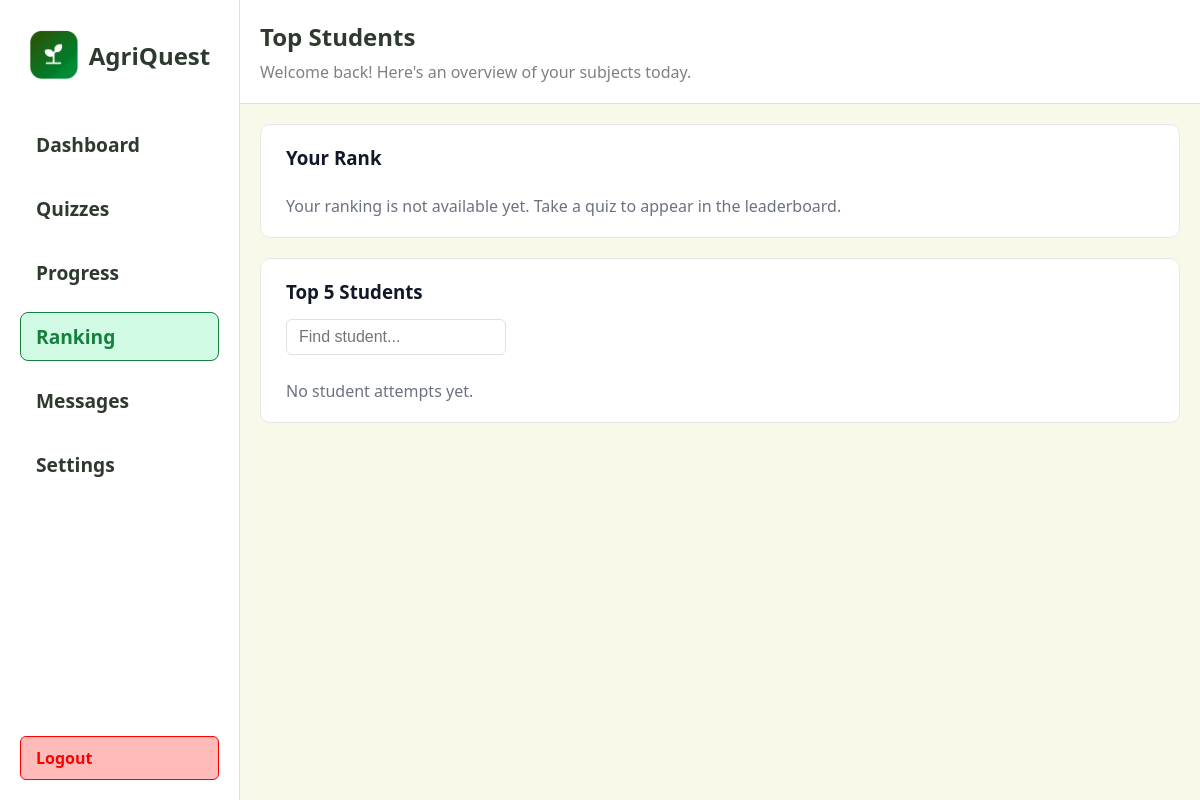
Before: /student/ranking with the older database file.
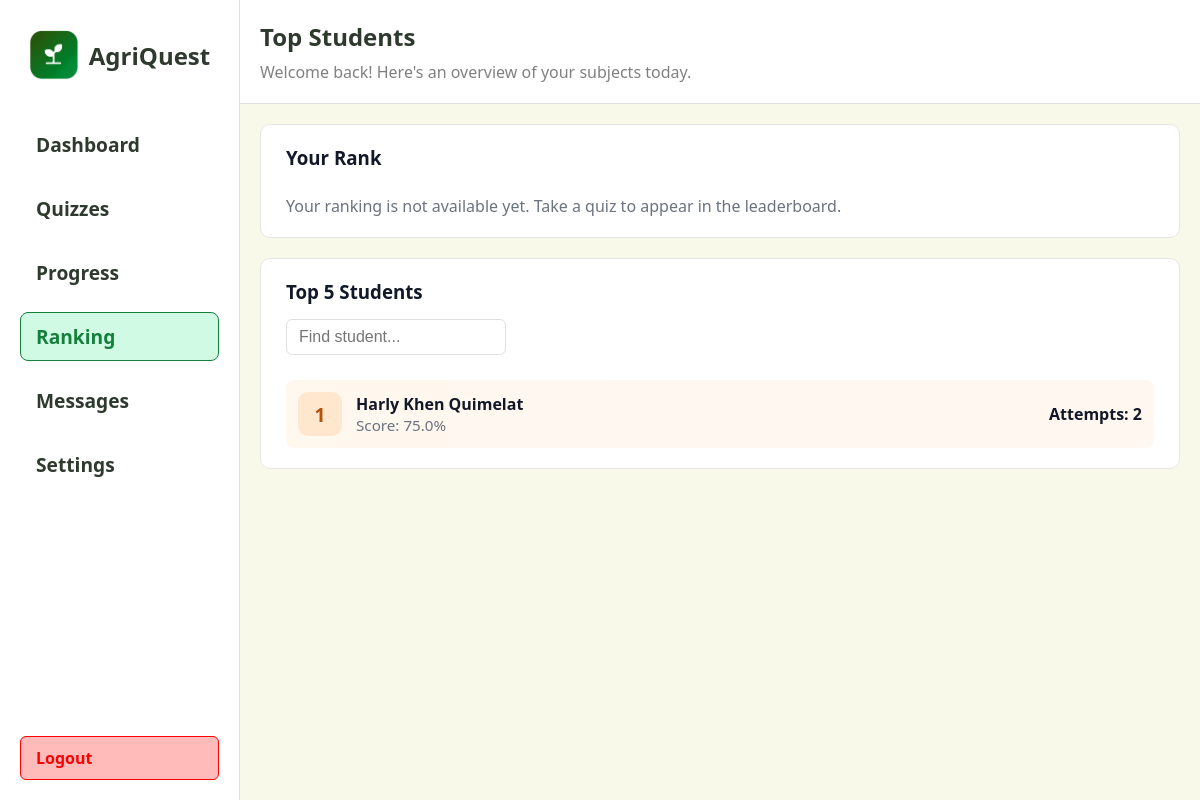
After: the same page with the newer database file.
### app/models.py (models this page shows, shortened)
class Student(db.Model):
	id = db.Column(db.Integer, primary_key=True)
	name = db.Column(db.String(100), nullable=False)
	email = db.Column(db.String(120), unique=True, nullable=False)
	password_hash = db.Column(db.String(128), nullable=False)
	daily_goal = db.Column(db.Integer, nullable=False, default=1)
	weekly_goal = db.Column(db.Integer, nullable=False, default=5)

### app/routes.py (the view)
@main.route("/student/ranking")
def student_ranking():
    student_id = session.get('student_id')
    try:
        averages = (
            db.session.query(
                Student.id.label('student_id'),
                Student.name.label('name'),
                func.avg(QuizAttempt.percent).label('avg_percent'),
                func.count(QuizAttempt.id).label('attempts_count'),
            )
            .join(QuizAttempt, QuizAttempt.student_id == Student.id)
            .filter(QuizAttempt.completed_at != None, QuizAttempt.percent != None)
            .group_by(Student.id)
            .order_by(func.avg(QuizAttempt.percent).desc())
            .all()
        )
        ranked = []
        last_score = None
        current_rank = 0
        dense_rank = 0
        for row in averages:
            avg = float(row.avg_percent) if row.avg_percent is not None else 0.0
            if last_score is None or avg != last_score:
                dense_rank = dense_rank + 1
            last_score = avg
            ranked.append({
                'rank': dense_rank,
                'student_id': row.student_id,
                'name': row.name,
                'avg_percent': round(avg, 1),
                'attempts_count': int(row.attempts_count),
            })
        current_student_rank = None
        current_student_avg = None
        if student_id:
            for s in ranked:
                if s['student_id'] == student_id:
                    current_student_rank = s['rank']
                    current_student_avg = s['avg_percent']
                    break
    except Exception:
        ranked = []
        current_student_rank = None
        current_student_avg = None
    current_student_name = None
    current_student_attempts = 0
    try:
        if student_id:
            s = Student.query.filter_by(id=student_id).first()
            if s:
                current_student_name = s.name
                current_student_attempts = (
                    QuizAttempt.query.filter(QuizAttempt.student_id == student_id, QuizAttempt.completed_at != None).count()
                )
    except Exception:
        current_student_name = current_student_name
        current_student_attempts = current_student_attempts
    top_students = ranked[:5]
    return render_template(
        "student/ranking.html",
        top_students=top_students,
        ranked_students=ranked,
        current_student_rank=current_student_rank,
        current_student_avg=current_student_avg,
        current_student_id=student_id,
        current_student_name=current_student_name,
        current_student_attempts=current_student_attempts,
    )

### app/templates/student/ranking.html (shortened to what this page needs)
<!DOCTYPE html>
<html lang="en">
  <head>
    <link rel="stylesheet" href="{{ url_for('static', filename='css/animations.css') }}" />
  </head>
  <body>
    <div class="left">
      {% include 'partials/student_sidebar.html' %}
    </div>
    <div class="right">
      <div class="header">
        <div class="header-title">
          <span style="font-size: 1.5rem; font-weight: 700; color: #2d3a2d"
            >Top Students</span
          >
          <span style="font-size: 1rem; color: grey"
            >Welcome back! Here's an overview of your subjects today.</span
          >
        </div>
      </div>
      <div class="section" style="width: 100%;">
        <div class="available-quizzes">
          <div style="display: flex; justify-content: space-between; align-items: center;">
            <h3 style="font-weight: 700; color: #111827;">Your Rank</h3>
          </div>
          {% if current_student_id and current_student_rank is not none %}
            <div style="background: #fff7f0; border-radius: 8px; padding: 12px; display: flex; align-items: center; gap: 14px; margin-top: 10px;">
              <div style="width: 44px; height: 44px; border-radius: 10px; background: #ffe7ce; display: flex; align-items: center; justify-content: center; font-size: 1.5rem; color: #b45309; font-weight:700;">
                <span style="font-size: 1.2rem; font-weight: bold;">{{ current_student_rank }}</span>
              </div>
              <div style="flex: 1;">
                <div style="font-weight: 700; color: #111827;">{{ current_student_name or 'You' }}</div>
                <div style="color: #6b7280; font-size: 0.95rem;">Score: {{ current_student_avg if current_student_avg is not none else '—' }}%</div>
              </div>
              <div style="text-align: right;">
                <div style="font-weight: 600; color: #111827;">Attempts: {{ current_student_attempts }}</div>
              </div>
            </div>
          {% else %}
            <div style="color:#6b7280; margin-top:10px;">Your ranking is not available yet. Take a quiz to appear in the leaderboard.</div>
          {% endif %}
        </div>
        <div class="available-quizzes" style="width: 100%;">
          <h3 style="font-weight: 700; color: #111827;">Top 5 Students</h3>
          <div style="display: flex; justify-content: space-between; align-items: center;">
            <input id="student-search" type="text" placeholder="Find student..." style="padding: 8px 12px; border-radius: 6px; border: 1px solid #e0e0e0; font-size: 1rem; width: 220px;" />
          </div>
          {% if top_students %}
            {% for s in top_students %}
              {% set top_class = ' top-' ~ s.rank if s.rank and s.rank <= 5 else '' %}
              <div class="student-card{{ top_class }}" style="border-radius: 8px; padding: 12px; display: flex; align-items: center; gap: 14px; margin-top: 10px;">
                <div class="rank-badge rank-{{ s.rank if s.rank <= 5 else 'other' }}" style="width: 44px; height: 44px; border-radius: 10px; display:flex; align-items:center; justify-content:center; font-size:1.2rem; font-weight:700;">
                  <span>{{ s.rank }}</span>
                </div>
                <div style="flex:1;">
                  <div style="font-weight:700; color:#111827;">{{ s.name }}</div>
                  <div style="color:#6b7280; font-size:0.95rem;">Score: {{ s.avg_percent }}%</div>
                </div>
                <div style="text-align:right;">
                  <div style="font-weight:600; color:#111827;">Attempts: {{ s.attempts_count }}</div>
                </div>
              </div>
            {% endfor %}
          {% else %}
            <div style="color:#6b7280; margin-top:10px;">No student attempts yet.</div>
          {% endif %}
        </div>
      </div>
    </div>
  </body>
</html>

Changed rows visible on the page:
added Student: rank "1", name "Harly Khen Quimelat", avg_percent "75.0", attempts_count "2"
Other visible differences:
text no longer shown: "No student attempts yet."
